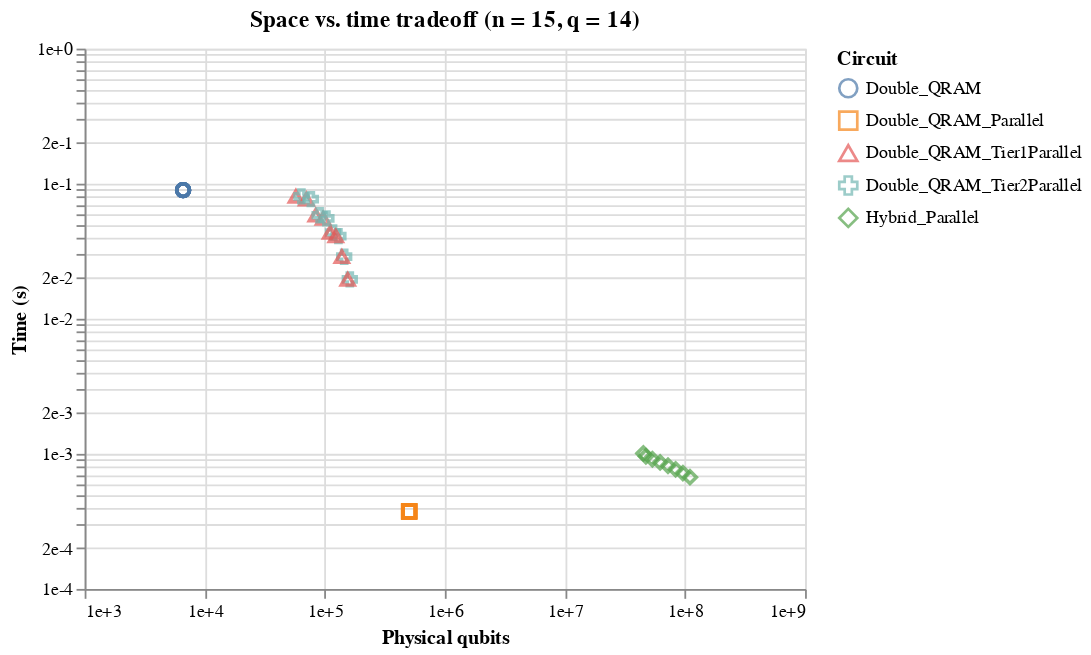

Source (notebook cell):
### Code cell
# Space vs. time tradeoff for small qRAM, double and hybrid parallel
hybrids = df[df['name'] == 'Hybrid_Parallel']
hybrids = hybrids[np.logical_and(hybrids['n'] == 15, hybrids['q'] == 14)]
doubles = df[np.logical_and([df['name'][i][0:6] == "Double" for i in range(df.shape[0])], np.logical_and(df['n'] == 15, df['q'] == 14))]
doubles = doubles[doubles['b1'] == 7]

h_lines = Chart(hybrids, title="Space vs. time tradeoff (n = 15, q = 14)").mark_point(size=50).encode(x=X('total_phys_q',
                                  scale=Scale(type='log',
                                              domain=[1e3,1e9]),
                                  axis=Axis(title="Physical qubits",
                                            format="e")),
                              y=Y('total_time',
                                  scale=Scale(type='log',domain=[1e-4,1]),
                                  axis=Axis(title="Time (s)",
                                            format="e")),
                               shape='name',                                                                                     
                              color=Color('name', legend=Legend(title="Circuit"))
                              )

d_lines = Chart(doubles, title="Space vs. time tradeoff (n = 15, q = 14)").mark_point(size=50).encode(x=X('total_phys_q',
                                  scale=Scale(type='log',
                                              domain=[1e3,1e9]),
                                  axis=Axis(title="Physical qubits",
                                            format="e",tickCount=6)),
                              y=Y('total_time',
                                  scale=Scale(type='log',domain=[1e-4,1]),
                                  axis=Axis(title="Time (s)",
                                            format="e")),
                               shape='name',                                                                                     
                              color=Color('name', legend=Legend(title="Circuit"))
                              )
h_lines + d_lines

### Figure 1 — Vega-Lite specification as saved in the notebook (floating-point values rounded to 4 significant figures)
{"$schema": "https://vega.github.io/schema/vega-lite/v2.6.0.json", "config": {"view": {"height": 300, "width": 400}}, "datasets": {"data-a60fba9434c07b289fb0120716eca583": [{"b1": 0, "b2": 0, "clifford_distance": 6, "clifford_phys_q": 44440753, "clifford_time": 6.652e-06, "clifford_total_avg_cycles": 33.26, "cliffords": 5163170, "cnot_count": 4474722, "depth": 416, "distill_cycles_per_state": 60, "distill_distances": "[6]", "distill_factories": 36295, "distill_logical_q": 580720, "distill_logical_q_per_factory": 16, "distill_phys_q": 65621360, "distill_reqd": true, "distill_sim_states": 1, "distill_time": 0.000672, "distill_total_cycles": 3360, "eps": 1, "h_count": 688448, "k": 4, "mode": "defect", "n": 15, "n_qubits": 393281, "name": "Hybrid_Parallel", "p_g": 1e-05, "p_in": 0.0001, "q": 14, "safety_factor": 0, "t_count": 2032512, "t_depth": 56, "t_sc": 2e-07, "total_cost": 31.62, "total_phys_q": 110062113, "total_time": 0.000672}, {"b1": 0, "b2": 0, "clifford_distance": 6, "clifford_phys_q": 40748817, "clifford_time": 6.57e-06, "clifford_total_avg_cycles": 32.85, "cliffords": 4675746, "cnot_count": 4052258, "depth": 446, "distill_cycles_per_state": 60, "distill_distances": "[6]", "distill_factories": 30627, "distill_logical_q": 490032, "distill_logical_q_per_factory": 16, "distill_phys_q": 55373616, "distill_reqd": true, "distill_sim_states": 1, "distill_time": 0.00072, "distill_total_cycles": 3600, "eps": 1, "h_count": 623488, "k": 5, "mode": "defect", "n": 15, "n_qubits": 360609, "name": "Hybrid_Parallel", "p_g": 1e-05, "p_in": 0.0001, "q": 14, "safety_factor": 0, "t_count": 1837568, "t_depth": 60, "t_sc": 2e-07, "total_cost": 31.53, "total_phys_q": 96122433, "total_time": 0.00072}, {"b1": 0, "b2": 0, "clifford_distance": 6, "clifford_phys_q": 37071345, "clifford_time": 6.478e-06, "clifford_total_avg_cycles": 32.39, "cliffords": 4194274, "cnot_count": 3634914, "depth": 476, "distill_cycles_per_state": 60, "distill_distances": "[6]", "distill_factories": 25704, "distill_logical_q": 411264, "distill_logical_q_per_factory": 16, "distill_phys_q": 46472832, "distill_reqd": true, "distill_sim_states": 1, "distill_time": 0.000768, "distill_total_cycles": 3840, "eps": 1, "h_count": 559360, "k": 6, "mode": "defect", "n": 15, "n_qubits": 328065, "name": "Hybrid_Parallel", "p_g": 1e-05, "p_in": 0.0001, "q": 14, "safety_factor": 0, "t_count": 1645056, "t_depth": 64, "t_sc": 2e-07, "total_cost": 31.41, "total_phys_q": 83544177, "total_time": 0.000768}, {"b1": 0, "b2": 0, "clifford_distance": 6, "clifford_phys_q": 33426417, "clifford_time": 6.384e-06, "clifford_total_avg_cycles": 31.92, "cliffords": 3726562, "cnot_count": 3229410, "depth": 506, "distill_cycles_per_state": 60, "distill_distances": "[6]", "distill_factories": 21444, "distill_logical_q": 343104, "distill_logical_q_per_factory": 16, "distill_phys_q": 38770752, "distill_reqd": true, "distill_sim_states": 1, "distill_time": 0.000816, "distill_total_cycles": 4080, "eps": 1, "h_count": 497152, "k": 7, "mode": "defect", "n": 15, "n_qubits": 295809, "name": "Hybrid_Parallel", "p_g": 1e-05, "p_in": 0.0001, "q": 14, "safety_factor": 0, "t_count": 1458176, "t_depth": 68, "t_sc": 2e-07, "total_cost": 31.29, "total_phys_q": 72197169, "total_time": 0.000816}, {"b1": 0, "b2": 0, "clifford_distance": 6, "clifford_phys_q": 29853809, "clifford_time": 6.312e-06, "clifford_total_avg_cycles": 31.56, "cliffords": 3290082, "cnot_count": 2850786, "depth": 536, "distill_cycles_per_state": 60, "distill_distances": "[6]", "distill_factories": 17835, "distill_logical_q": 285360, "distill_logical_q_per_factory": 16, "distill_phys_q": 32245680, "distill_reqd": true, "distill_sim_states": 1, "distill_time": 0.000864, "distill_total_cycles": 4320, "eps": 1, "h_count": 439296, "k": 8, "mode": "defect", "n": 15, "n_qubits": 264193, "name": "Hybrid_Parallel", "p_g": 1e-05, "p_in": 0.0001, "q": 14, "safety_factor": 0, "t_count": 1284096, "t_depth": 72, "t_sc": 2e-07, "total_cost": 31.16, "total_phys_q": 62099489, "total_time": 0.000864}, {"b1": 0, "b2": 0, "clifford_distance": 6, "clifford_phys_q": 26440305, "clifford_time": 6.335e-06, "clifford_total_avg_cycles": 31.68, "cliffords": 2923490, "cnot_count": 2532322, "depth": 566, "distill_cycles_per_state": 60, "distill_distances": "[6]", "distill_factories": 14983, "distill_logical_q": 239728, "distill_logical_q_per_factory": 16, "distill_phys_q": 27089264, "distill_reqd": true, "distill_sim_states": 1, "distill_time": 0.000912, "distill_total_cycles": 4560, "eps": 1, "h_count": 391168, "k": 9, "mode": "defect", "n": 15, "n_qubits": 233985, "name": "Hybrid_Parallel", "p_g": 1e-05, "p_in": 0.0001, "q": 14, "safety_factor": 0, "t_count": 1138688, "t_depth": 76, "t_sc": 2e-07, "total_cost": 31.02, "total_phys_q": 53529569, "total_time": 0.000912}, {"b1": 0, "b2": 0, "clifford_distance": 6, "clifford_phys_q": 23373937, "clifford_time": 6.653e-06, "clifford_total_avg_cycles": 33.27, "cliffords": 2711522, "cnot_count": 2346978, "depth": 596, "distill_cycles_per_state": 60, "distill_distances": "[6]", "distill_factories": 13210, "distill_logical_q": 211360, "distill_logical_q_per_factory": 16, "distill_phys_q": 23883680, "distill_reqd": true, "distill_sim_states": 1, "distill_time": 0.00096, "distill_total_cycles": 4800, "eps": 1, "h_count": 364544, "k": 10, "mode": "defect", "n": 15, "n_qubits": 206849, "name": "Hybrid_Parallel", "p_g": 1e-05, "p_in": 0.0001, "q": 14, "safety_factor": 0, "t_count": 1056768, "t_depth": 80, "t_sc": 2e-07, "total_cost": 30.91, "total_phys_q": 47257617, "total_time": 0.00096}, {"b1": 0, "b2": 0, "clifford_distance": 6, "clifford_phys_q": 21059697, "clifford_time": 7.745e-06, "clifford_total_avg_cycles": 38.72, "cliffords": 2838498, "cnot_count": 2453474, "depth": 626, "distill_cycles_per_state": 60, "distill_distances": "[6]", "distill_factories": 13264, "distill_logical_q": 212224, "distill_logical_q_per_factory": 16, "distill_phys_q": 23981312, "distill_reqd": true, "distill_sim_states": 1, "distill_time": 0.001008, "distill_total_cycles": 5040, "eps": 1, "h_count": 385024, "k": 11, "mode": "defect", "n": 15, "n_qubits": 186369, "name": "Hybrid_Parallel", "p_g": 1e-05, "p_in": 0.0001, "q": 14, "safety_factor": 0, "t_count": 1114112, "t_depth": 84, "t_sc": 2e-07, "total_cost": 30.91, "total_phys_q": 45041009, "total_time": 0.001008}], "data-c1d82b3bd4fda4be234095db34498d65": [{"b1": 7, "b2": 7, "clifford_distance": 4, "clifford_phys_q": 1550, "clifford_time": 0.001242, "clifford_total_avg_cycles": 6211.0, "cliffords": 83977, "cnot_count": 71687, "depth": 63498, "distill_cycles_per_state": 50, "distill_distances": "[5]", "distill_factories": 4, "distill_logical_q": 64, "distill_logical_q_per_factory": 16, "distill_phys_q": 5056, "distill_reqd": true, "distill_sim_states": 1, "distill_time": 0.08962, "distill_total_cycles": 563350, "eps": 1, "h_count": 12290, "k": 4, "mode": "defect", "n": 15, "n_qubits": 31, "name": "Double_QRAM", "p_g": 1e-05, "p_in": 0.0001, "q": 14, "safety_factor": 0, "t_count": 35847, "t_depth": 11267, "t_sc": 2e-07, "total_cost": 25.69, "total_phys_q": 6606, "total_time": 0.08962}, {"b1": 7, "b2": 7, "clifford_distance": 4, "clifford_phys_q": 52400, "clifford_time": 3.352e-05, "clifford_total_avg_cycles": 167.6, "cliffords": 76801, "cnot_count": 65791, "depth": 63498, "distill_cycles_per_state": 50, "distill_distances": "[5]", "distill_factories": 4, "distill_logical_q": 64, "distill_logical_q_per_factory": 16, "distill_phys_q": 5056, "distill_reqd": true, "distill_sim_states": 1, "distill_time": 0.08066, "distill_total_cycles": 461350, "eps": 1, "h_count": 11010, "k": 4, "mode": "defect", "n": 15, "n_qubits": 1048, "name": "Double_QRAM_Tier1Parallel", "p_g": 1e-05, "p_in": 0.0001, "q": 14, "safety_factor": 0, "t_count": 32263, "t_depth": 9227, "t_sc": 2e-07, "total_cost": 28.93, "total_phys_q": 57456, "total_time": 0.08066}, {"b1": 7, "b2": 7, "clifford_distance": 4, "clifford_phys_q": 147700, "clifford_time": 8.249e-06, "clifford_total_avg_cycles": 41.24, "cliffords": 53491, "cnot_count": 46065, "depth": 13322, "distill_cycles_per_state": 50, "distill_distances": "[5]", "distill_factories": 11, "distill_logical_q": 176, "distill_logical_q_per_factory": 16, "distill_phys_q": 13904, "distill_reqd": true, "distill_sim_states": 1, "distill_time": 0.01956, "distill_total_cycles": 104350, "eps": 1, "h_count": 7426, "k": 4, "mode": "defect", "n": 15, "n_qubits": 2954, "name": "Double_QRAM_Tier2Parallel", "p_g": 1e-05, "p_in": 0.0001, "q": 14, "safety_factor": 0, "t_count": 21511, "t_depth": 2087, "t_sc": 2e-07, "total_cost": 28.28, "total_phys_q": 161604, "total_time": 0.01956}, {"b1": 7, "b2": 7, "clifford_distance": 4, "clifford_phys_q": 198550, "clifford_time": 5.284e-06, "clifford_total_avg_cycles": 26.42, "cliffords": 46315, "cnot_count": 40169, "depth": 281, "distill_cycles_per_state": 40, "distill_distances": "[4]", "distill_factories": 382, "distill_logical_q": 6112, "distill_logical_q_per_factory": 16, "distill_phys_q": 305600, "distill_reqd": true, "distill_sim_states": 1, "distill_time": 0.0003754, "distill_total_cycles": 1880, "eps": 1, "h_count": 6146, "k": 4, "mode": "defect", "n": 15, "n_qubits": 3971, "name": "Double_QRAM_Parallel", "p_g": 1e-05, "p_in": 0.0001, "q": 14, "safety_factor": 0, "t_count": 17927, "t_depth": 47, "t_sc": 2e-07, "total_cost": 24.2, "total_phys_q": 504150, "total_time": 0.0003754}, {"b1": 7, "b2": 7, "clifford_distance": 4, "clifford_phys_q": 1550, "clifford_time": 0.001242, "clifford_total_avg_cycles": 6211.0, "cliffords": 83977, "cnot_count": 71687, "depth": 56330, "distill_cycles_per_state": 50, "distill_distances": "[5]", "distill_factories": 4, "distill_logical_q": 64, "distill_logical_q_per_factory": 16, "distill_phys_q": 5056, "distill_reqd": true, "distill_sim_states": 1, "distill_time": 0.08962, "distill_total_cycles": 563350, "eps": 1, "h_count": 12290, "k": 5, "mode": "defect", "n": 15, "n_qubits": 31, "name": "Double_QRAM", "p_g": 1e-05, "p_in": 0.0001, "q": 14, "safety_factor": 0, "t_count": 35847, "t_depth": 11267, "t_sc": 2e-07, "total_cost": 25.69, "total_phys_q": 6606, "total_time": 0.08962}, {"b1": 7, "b2": 7, "clifford_distance": 4, "clifford_phys_q": 65100, "clifford_time": 2.58e-05, "clifford_total_avg_cycles": 129.0, "cliffords": 73471, "cnot_count": 62973, "depth": 56330, "distill_cycles_per_state": 50, "distill_distances": "[5]", "distill_factories": 4, "distill_logical_q": 64, "distill_logical_q_per_factory": 16, "distill_phys_q": 5056, "distill_reqd": true, "distill_sim_states": 1, "distill_time": 0.07682, "distill_total_cycles": 410350, "eps": 1, "h_count": 10498, "k": 5, "mode": "defect", "n": 15, "n_qubits": 1302, "name": "Double_QRAM_Tier1Parallel", "p_g": 1e-05, "p_in": 0.0001, "q": 14, "safety_factor": 0, "t_count": 30727, "t_depth": 8207, "t_sc": 2e-07, "total_cost": 29.06, "total_phys_q": 70156, "total_time": 0.07682}, {"b1": 7, "b2": 7, "clifford_distance": 4, "clifford_phys_q": 135000, "clifford_time": 9.594e-06, "clifford_total_avg_cycles": 47.97, "cliffords": 56821, "cnot_count": 48883, "depth": 20490, "distill_cycles_per_state": 50, "distill_distances": "[5]", "distill_factories": 8, "distill_logical_q": 128, "distill_logical_q_per_factory": 16, "distill_phys_q": 10112, "distill_reqd": true, "distill_sim_states": 1, "distill_time": 0.02881, "distill_total_cycles": 155350, "eps": 1, "h_count": 7938, "k": 5, "mode": "defect", "n": 15, "n_qubits": 2700, "name": "Double_QRAM_Tier2Parallel", "p_g": 1e-05, "p_in": 0.0001, "q": 14, "safety_factor": 0, "t_count": 23047, "t_depth": 3107, "t_sc": 2e-07, "total_cost": 28.71, "total_phys_q": 145112, "total_time": 0.02881}, {"b1": 7, "b2": 7, "clifford_distance": 4, "clifford_phys_q": 198550, "clifford_time": 5.284e-06, "clifford_total_avg_cycles": 26.42, "cliffords": 46315, "cnot_count": 40169, "depth": 253, "distill_cycles_per_state": 40, "distill_distances": "[4]", "distill_factories": 382, "distill_logical_q": 6112, "distill_logical_q_per_factory": 16, "distill_phys_q": 305600, "distill_reqd": true, "distill_sim_states": 1, "distill_time": 0.0003754, "distill_total_cycles": 1880, "eps": 1, "h_count": 6146, "k": 5, "mode": "defect", "n": 15, "n_qubits": 3971, "name": "Double_QRAM_Parallel", "p_g": 1e-05, "p_in": 0.0001, "q": 14, "safety_factor": 0, "t_count": 17927, "t_depth": 47, "t_sc": 2e-07, "total_cost": 24.2, "total_phys_q": 504150, "total_time": 0.0003754}, {"b1": 7, "b2": 7, "clifford_distance": 4, "clifford_phys_q": 1550, "clifford_time": 0.001242, "clifford_total_avg_cycles": 6211.0, "cliffords": 83977, "cnot_count": 71687, "depth": 49162, "distill_cycles_per_state": 50, "distill_distances": "[5]", "distill_factories": 4, "distill_logical_q": 64, "distill_logical_q_per_factory": 16, "distill_phys_q": 5056, "distill_reqd": true, "distill_sim_states": 1, "distill_time": 0.08962, "distill_total_cycles": 563350, "eps": 1, "h_count": 12290, "k": 6, "mode": "defect", "n": 15, "n_qubits": 31, "name": "Double_QRAM", "p_g": 1e-05, "p_in": 0.0001, "q": 14, "safety_factor": 0, "t_count": 35847, "t_depth": 11267, "t_sc": 2e-07, "total_cost": 25.69, "total_phys_q": 6606, "total_time": 0.08962}, {"b1": 7, "b2": 7, "clifford_distance": 4, "clifford_phys_q": 77800, "clifford_time": 2.06e-05, "clifford_total_avg_cycles": 103.0, "cliffords": 70141, "cnot_count": 60155, "depth": 49162, "distill_cycles_per_state": 50, "distill_distances": "[5]", "distill_factories": 5, "distill_logical_q": 80, "distill_logical_q_per_factory": 16, "distill_phys_q": 6320, "distill_reqd": true, "distill_sim_states": 1, "distill_time": 0.05838, "distill_total_cycles": 359350, "eps": 1, "h_count": 9986, "k": 6, "mode": "defect", "n": 15, "n_qubits": 1556, "name": "Double_QRAM_Tier1Parallel", "p_g": 1e-05, "p_in": 0.0001, "q": 14, "safety_factor": 0, "t_count": 29191, "t_depth": 7187, "t_sc": 2e-07, "total_cost": 29.13, "total_phys_q": 84120, "total_time": 0.05838}, {"b1": 7, "b2": 7, "clifford_distance": 4, "clifford_phys_q": 122300, "clifford_time": 1.122e-05, "clifford_total_avg_cycles": 56.09, "cliffords": 60151, "cnot_count": 51701, "depth": 27658, "distill_cycles_per_state": 50, "distill_distances": "[5]", "distill_factories": 6, "distill_logical_q": 96, "distill_logical_q_per_factory": 16, "distill_phys_q": 7584, "distill_reqd": true, "distill_sim_states": 1, "distill_time": 0.04097, "distill_total_cycles": 206350, "eps": 1, "h_count": 8450, "k": 6, "mode": "defect", "n": 15, "n_qubits": 2446, "name": "Double_QRAM_Tier2Parallel", "p_g": 1e-05, "p_in": 0.0001, "q": 14, "safety_factor": 0, "t_count": 24583, "t_depth": 4127, "t_sc": 2e-07, "total_cost": 28.97, "total_phys_q": 129884, "total_time": 0.04097}, {"b1": 7, "b2": 7, "clifford_distance": 4, "clifford_phys_q": 198550, "clifford_time": 5.284e-06, "clifford_total_avg_cycles": 26.42, "cliffords": 46315, "cnot_count": 40169, "depth": 225, "distill_cycles_per_state": 40, "distill_distances": "[4]", "distill_factories": 382, "distill_logical_q": 6112, "distill_logical_q_per_factory": 16, "distill_phys_q": 305600, "distill_reqd": true, "distill_sim_states": 1, "distill_time": 0.0003754, "distill_total_cycles": 1880, "eps": 1, "h_count": 6146, "k": 6, "mode": "defect", "n": 15, "n_qubits": 3971, "name": "Double_QRAM_Parallel", "p_g": 1e-05, "p_in": 0.0001, "q": 14, "safety_factor": 0, "t_count": 17927, "t_depth": 47, "t_sc": 2e-07, "total_cost": 24.2, "total_phys_q": 504150, "total_time": 0.0003754}, {"b1": 7, "b2": 7, "clifford_distance": 4, "clifford_phys_q": 1550, "clifford_time": 0.001242, "clifford_total_avg_cycles": 6211.0, "cliffords": 83977, "cnot_count": 71687, "depth": 41994, "distill_cycles_per_state": 50, "distill_distances": "[5]", "distill_factories": 4, "distill_logical_q": 64, "distill_logical_q_per_factory": 16, "distill_phys_q": 5056, "distill_reqd": true, "distill_sim_states": 1, "distill_time": 0.08962, "distill_total_cycles": 563350, "eps": 1, "h_count": 12290, "k": 7, "mode": "defect", "n": 15, "n_qubits": 31, "name": "Double_QRAM", "p_g": 1e-05, "p_in": 0.0001, "q": 14, "safety_factor": 0, "t_count": 35847, "t_depth": 11267, "t_sc": 2e-07, "total_cost": 25.69, "total_phys_q": 6606, "total_time": 0.08962}, {"b1": 7, "b2": 7, "clifford_distance": 4, "clifford_phys_q": 90500, "clifford_time": 1.686e-05, "clifford_total_avg_cycles": 84.29, "cliffords": 66811, "cnot_count": 57337, "depth": 41994, "distill_cycles_per_state": 50, "distill_distances": "[5]", "distill_factories": 5, "distill_logical_q": 80, "distill_logical_q_per_factory": 16, "distill_phys_q": 6320, "distill_reqd": true, "distill_sim_states": 1, "distill_time": 0.05531, "distill_total_cycles": 308350, "eps": 1, "h_count": 9474, "k": 7, "mode": "defect", "n": 15, "n_qubits": 1810, "name": "Double_QRAM_Tier1Parallel", "p_g": 1e-05, "p_in": 0.0001, "q": 14, "safety_factor": 0, "t_count": 27655, "t_depth": 6167, "t_sc": 2e-07, "total_cost": 29.12, "total_phys_q": 96820, "total_time": 0.05531}, {"b1": 7, "b2": 7, "clifford_distance": 4, "clifford_phys_q": 109600, "clifford_time": 1.322e-05, "clifford_total_avg_cycles": 66.1, "cliffords": 63481, "cnot_count": 54519, "depth": 34826, "distill_cycles_per_state": 50, "distill_distances": "[5]", "distill_factories": 6, "distill_logical_q": 96, "distill_logical_q_per_factory": 16, "distill_phys_q": 7584, "distill_reqd": true, "distill_sim_states": 1, "distill_time": 0.04353, "distill_total_cycles": 257350, "eps": 1, "h_count": 8962, "k": 7, "mode": "defect", "n": 15, "n_qubits": 2192, "name": "Double_QRAM_Tier2Parallel", "p_g": 1e-05, "p_in": 0.0001, "q": 14, "safety_factor": 0, "t_count": 26119, "t_depth": 5147, "t_sc": 2e-07, "total_cost": 29.13, "total_phys_q": 117184, "total_time": 0.04353}, {"b1": 7, "b2": 7, "clifford_distance": 4, "clifford_phys_q": 198550, "clifford_time": 5.284e-06, "clifford_total_avg_cycles": 26.42, "cliffords": 46315, "cnot_count": 40169, "depth": 197, "distill_cycles_per_state": 40, "distill_distances": "[4]", "distill_factories": 382, "distill_logical_q": 6112, "distill_logical_q_per_factory": 16, "distill_phys_q": 305600, "distill_reqd": true, "distill_sim_states": 1, "distill_time": 0.0003754, "distill_total_cycles": 1880, "eps": 1, "h_count": 6146, "k": 7, "mode": "defect", "n": 15, "n_qubits": 3971, "name": "Double_QRAM_Parallel", "p_g": 1e-05, "p_in": 0.0001, "q": 14, "safety_factor": 0, "t_count": 17927, "t_depth": 47, "t_sc": 2e-07, "total_cost": 24.2, "total_phys_q": 504150, "total_time": 0.0003754}, {"b1": 7, "b2": 7, "clifford_distance": 4, "clifford_phys_q": 1550, "clifford_time": 0.001242, "clifford_total_avg_cycles": 6211.0, "cliffords": 83977, "cnot_count": 71687, "depth": 41994, "distill_cycles_per_state": 50, "distill_distances": "[5]", "distill_factories": 4, "distill_logical_q": 64, "distill_logical_q_per_factory": 16, "distill_phys_q": 5056, "distill_reqd": true, "distill_sim_states": 1, "distill_time": 0.08962, "distill_total_cycles": 563350, "eps": 1, "h_count": 12290, "k": 8, "mode": "defect", "n": 15, "n_qubits": 31, "name": "Double_QRAM", "p_g": 1e-05, "p_in": 0.0001, "q": 14, "safety_factor": 0, "t_count": 35847, "t_depth": 11267, "t_sc": 2e-07, "total_cost": 25.69, "total_phys_q": 6606, "total_time": 0.08962}, {"b1": 7, "b2": 7, "clifford_distance": 4, "clifford_phys_q": 103200, "clifford_time": 1.404e-05, "clifford_total_avg_cycles": 70.2, "cliffords": 63481, "cnot_count": 54519, "depth": 34826, "distill_cycles_per_state": 50, "distill_distances": "[5]", "distill_factories": 6, "distill_logical_q": 96, "distill_logical_q_per_factory": 16, "distill_phys_q": 7584, "distill_reqd": true, "distill_sim_states": 1, "distill_time": 0.04353, "distill_total_cycles": 257350, "eps": 1, "h_count": 8962, "k": 8, "mode": "defect", "n": 15, "n_qubits": 2064, "name": "Double_QRAM_Tier1Parallel", "p_g": 1e-05, "p_in": 0.0001, "q": 14, "safety_factor": 0, "t_count": 26119, "t_depth": 5147, "t_sc": 2e-07, "total_cost": 29.05, "total_phys_q": 110784, "total_time": 0.04353}, {"b1": 7, "b2": 7, "clifford_distance": 4, "clifford_phys_q": 96900, "clifford_time": 1.575e-05, "clifford_total_avg_cycles": 78.73, "cliffords": 66811, "cnot_count": 57337, "depth": 41994, "distill_cycles_per_state": 50, "distill_distances": "[5]", "distill_factories": 5, "distill_logical_q": 80, "distill_logical_q_per_factory": 16, "distill_phys_q": 6320, "distill_reqd": true, "distill_sim_states": 1, "distill_time": 0.05531, "distill_total_cycles": 308350, "eps": 1, "h_count": 9474, "k": 8, "mode": "defect", "n": 15, "n_qubits": 1938, "name": "Double_QRAM_Tier2Parallel", "p_g": 1e-05, "p_in": 0.0001, "q": 14, "safety_factor": 0, "t_count": 27655, "t_depth": 6167, "t_sc": 2e-07, "total_cost": 29.21, "total_phys_q": 103220, "total_time": 0.05531}, {"b1": 7, "b2": 7, "clifford_distance": 4, "clifford_phys_q": 198550, "clifford_time": 5.284e-06, "clifford_total_avg_cycles": 26.42, "cliffords": 46315, "cnot_count": 40169, "depth": 197, "distill_cycles_per_state": 40, "distill_distances": "[4]", "distill_factories": 382, "distill_logical_q": 6112, "distill_logical_q_per_factory": 16, "distill_phys_q": 305600, "distill_reqd": true, "distill_sim_states": 1, "distill_time": 0.0003754, "distill_total_cycles": 1880, "eps": 1, "h_count": 6146, "k": 8, "mode": "defect", "n": 15, "n_qubits": 3971, "name": "Double_QRAM_Parallel", "p_g": 1e-05, "p_in": 0.0001, "q": 14, "safety_factor": 0, "t_count": 17927, "t_depth": 47, "t_sc": 2e-07, "total_cost": 24.2, "total_phys_q": 504150, "total_time": 0.0003754}, {"b1": 7, "b2": 7, "clifford_distance": 4, "clifford_phys_q": 1550, "clifford_time": 0.001242, "clifford_total_avg_cycles": 6211.0, "cliffords": 83977, "cnot_count": 71687, "depth": 49162, "distill_cycles_per_state": 50, "distill_distances": "[5]", "distill_factories": 4, "distill_logical_q": 64, "distill_logical_q_per_factory": 16, "distill_phys_q": 5056, "distill_reqd": true, "distill_sim_states": 1, "distill_time": 0.08962, "distill_total_cycles": 563350, "eps": 1, "h_count": 12290, "k": 9, "mode": "defect", "n": 15, "n_qubits": 31, "name": "Double_QRAM", "p_g": 1e-05, "p_in": 0.0001, "q": 14, "safety_factor": 0, "t_count": 35847, "t_depth": 11267, "t_sc": 2e-07, "total_cost": 25.69, "total_phys_q": 6606, "total_time": 0.08962}, {"b1": 7, "b2": 7, "clifford_distance": 4, "clifford_phys_q": 115900, "clifford_time": 1.184e-05, "clifford_total_avg_cycles": 59.19, "cliffords": 60151, "cnot_count": 51701, "depth": 27658, "distill_cycles_per_state": 50, "distill_distances": "[5]", "distill_factories": 6, "distill_logical_q": 96, "distill_logical_q_per_factory": 16, "distill_phys_q": 7584, "distill_reqd": true, "distill_sim_states": 1, "distill_time": 0.04097, "distill_total_cycles": 206350, "eps": 1, "h_count": 8450, "k": 9, "mode": "defect", "n": 15, "n_qubits": 2318, "name": "Double_QRAM_Tier1Parallel", "p_g": 1e-05, "p_in": 0.0001, "q": 14, "safety_factor": 0, "t_count": 24583, "t_depth": 4127, "t_sc": 2e-07, "total_cost": 28.89, "total_phys_q": 123484, "total_time": 0.04097}, {"b1": 7, "b2": 7, "clifford_distance": 4, "clifford_phys_q": 84200, "clifford_time": 1.903e-05, "clifford_total_avg_cycles": 95.16, "cliffords": 70141, "cnot_count": 60155, "depth": 49162, "distill_cycles_per_state": 50, "distill_distances": "[5]", "distill_factories": 5, "distill_logical_q": 80, "distill_logical_q_per_factory": 16, "distill_phys_q": 6320, "distill_reqd": true, "distill_sim_states": 1, "distill_time": 0.05838, "distill_total_cycles": 359350, "eps": 1, "h_count": 9986, "k": 9, "mode": "defect", "n": 15, "n_qubits": 1684, "name": "Double_QRAM_Tier2Parallel", "p_g": 1e-05, "p_in": 0.0001, "q": 14, "safety_factor": 0, "t_count": 29191, "t_depth": 7187, "t_sc": 2e-07, "total_cost": 29.24, "total_phys_q": 90520, "total_time": 0.05838}, {"b1": 7, "b2": 7, "clifford_distance": 4, "clifford_phys_q": 198550, "clifford_time": 5.284e-06, "clifford_total_avg_cycles": 26.42, "cliffords": 46315, "cnot_count": 40169, "depth": 225, "distill_cycles_per_state": 40, "distill_distances": "[4]", "distill_factories": 382, "distill_logical_q": 6112, "distill_logical_q_per_factory": 16, "distill_phys_q": 305600, "distill_reqd": true, "distill_sim_states": 1, "distill_time": 0.0003754, "distill_total_cycles": 1880, "eps": 1, "h_count": 6146, "k": 9, "mode": "defect", "n": 15, "n_qubits": 3971, "name": "Double_QRAM_Parallel", "p_g": 1e-05, "p_in": 0.0001, "q": 14, "safety_factor": 0, "t_count": 17927, "t_depth": 47, "t_sc": 2e-07, "total_cost": 24.2, "total_phys_q": 504150, "total_time": 0.0003754}, {"b1": 7, "b2": 7, "clifford_distance": 4, "clifford_phys_q": 1550, "clifford_time": 0.001242, "clifford_total_avg_cycles": 6211.0, "cliffords": 83977, "cnot_count": 71687, "depth": 56330, "distill_cycles_per_state": 50, "distill_distances": "[5]", "distill_factories": 4, "distill_logical_q": 64, "distill_logical_q_per_factory": 16, "distill_phys_q": 5056, "distill_reqd": true, "distill_sim_states": 1, "distill_time": 0.08962, "distill_total_cycles": 563350, "eps": 1, "h_count": 12290, "k": 10, "mode": "defect", "n": 15, "n_qubits": 31, "name": "Double_QRAM", "p_g": 1e-05, "p_in": 0.0001, "q": 14, "safety_factor": 0, "t_count": 35847, "t_depth": 11267, "t_sc": 2e-07, "total_cost": 25.69, "total_phys_q": 6606, "total_time": 0.08962}, {"b1": 7, "b2": 7, "clifford_distance": 4, "clifford_phys_q": 128600, "clifford_time": 1.007e-05, "clifford_total_avg_cycles": 50.36, "cliffords": 56821, "cnot_count": 48883, "depth": 20490, "distill_cycles_per_state": 50, "distill_distances": "[5]", "distill_factories": 8, "distill_logical_q": 128, "distill_logical_q_per_factory": 16, "distill_phys_q": 10112, "distill_reqd": true, "distill_sim_states": 1, "distill_time": 0.02881, "distill_total_cycles": 155350, "eps": 1, "h_count": 7938, "k": 10, "mode": "defect", "n": 15, "n_qubits": 2572, "name": "Double_QRAM_Tier1Parallel", "p_g": 1e-05, "p_in": 0.0001, "q": 14, "safety_factor": 0, "t_count": 23047, "t_depth": 3107, "t_sc": 2e-07, "total_cost": 28.64, "total_phys_q": 138712, "total_time": 0.02881}, {"b1": 7, "b2": 7, "clifford_distance": 4, "clifford_phys_q": 71500, "clifford_time": 2.349e-05, "clifford_total_avg_cycles": 117.4, "cliffords": 73471, "cnot_count": 62973, "depth": 56330, "distill_cycles_per_state": 50, "distill_distances": "[5]", "distill_factories": 4, "distill_logical_q": 64, "distill_logical_q_per_factory": 16, "distill_phys_q": 5056, "distill_reqd": true, "distill_sim_states": 1, "distill_time": 0.07682, "distill_total_cycles": 410350, "eps": 1, "h_count": 10498, "k": 10, "mode": "defect", "n": 15, "n_qubits": 1430, "name": "Double_QRAM_Tier2Parallel", "p_g": 1e-05, "p_in": 0.0001, "q": 14, "safety_factor": 0, "t_count": 30727, "t_depth": 8207, "t_sc": 2e-07, "total_cost": 29.19, "total_phys_q": 76556, "total_time": 0.07682}, {"b1": 7, "b2": 7, "clifford_distance": 4, "clifford_phys_q": 198550, "clifford_time": 5.284e-06, "clifford_total_avg_cycles": 26.42, "cliffords": 46315, "cnot_count": 40169, "depth": 253, "distill_cycles_per_state": 40, "distill_distances": "[4]", "distill_factories": 382, "distill_logical_q": 6112, "distill_logical_q_per_factory": 16, "distill_phys_q": 305600, "distill_reqd": true, "distill_sim_states": 1, "distill_time": 0.0003754, "distill_total_cycles": 1880, "eps": 1, "h_count": 6146, "k": 10, "mode": "defect", "n": 15, "n_qubits": 3971, "name": "Double_QRAM_Parallel", "p_g": 1e-05, "p_in": 0.0001, "q": 14, "safety_factor": 0, "t_count": 17927, "t_depth": 47, "t_sc": 2e-07, "total_cost": 24.2, "total_phys_q": 504150, "total_time": 0.0003754}, {"b1": 7, "b2": 7, "clifford_distance": 4, "clifford_phys_q": 1550, "clifford_time": 0.001242, "clifford_total_avg_cycles": 6211.0, "cliffords": 83977, "cnot_count": 71687, "depth": 63498, "distill_cycles_per_state": 50, "distill_distances": "[5]", "distill_factories": 4, "distill_logical_q": 64, "distill_logical_q_per_factory": 16, "distill_phys_q": 5056, "distill_reqd": true, "distill_sim_states": 1, "distill_time": 0.08962, "distill_total_cycles": 563350, "eps": 1, "h_count": 12290, "k": 11, "mode": "defect", "n": 15, "n_qubits": 31, "name": "Double_QRAM", "p_g": 1e-05, "p_in": 0.0001, "q": 14, "safety_factor": 0, "t_count": 35847, "t_depth": 11267, "t_sc": 2e-07, "total_cost": 25.69, "total_phys_q": 6606, "total_time": 0.08962}, {"b1": 7, "b2": 7, "clifford_distance": 4, "clifford_phys_q": 141300, "clifford_time": 8.622e-06, "clifford_total_avg_cycles": 43.11, "cliffords": 53491, "cnot_count": 46065, "depth": 13322, "distill_cycles_per_state": 50, "distill_distances": "[5]", "distill_factories": 11, "distill_logical_q": 176, "distill_logical_q_per_factory": 16, "distill_phys_q": 13904, "distill_reqd": true, "distill_sim_states": 1, "distill_time": 0.01956, "distill_total_cycles": 104350, "eps": 1, "h_count": 7426, "k": 11, "mode": "defect", "n": 15, "n_qubits": 2826, "name": "Double_QRAM_Tier1Parallel", "p_g": 1e-05, "p_in": 0.0001, "q": 14, "safety_factor": 0, "t_count": 21511, "t_depth": 2087, "t_sc": 2e-07, "total_cost": 28.22, "total_phys_q": 155204, "total_time": 0.01956}, {"b1": 7, "b2": 7, "clifford_distance": 4, "clifford_phys_q": 58800, "clifford_time": 2.987e-05, "clifford_total_avg_cycles": 149.3, "cliffords": 76801, "cnot_count": 65791, "depth": 63498, "distill_cycles_per_state": 50, "distill_distances": "[5]", "distill_factories": 4, "distill_logical_q": 64, "distill_logical_q_per_factory": 16, "distill_phys_q": 5056, "distill_reqd": true, "distill_sim_states": 1, "distill_time": 0.08066, "distill_total_cycles": 461350, "eps": 1, "h_count": 11010, "k": 11, "mode": "defect", "n": 15, "n_qubits": 1176, "name": "Double_QRAM_Tier2Parallel", "p_g": 1e-05, "p_in": 0.0001, "q": 14, "safety_factor": 0, "t_count": 32263, "t_depth": 9227, "t_sc": 2e-07, "total_cost": 29.09, "total_phys_q": 63856, "total_time": 0.08066}, {"b1": 7, "b2": 7, "clifford_distance": 4, "clifford_phys_q": 198550, "clifford_time": 5.284e-06, "clifford_total_avg_cycles": 26.42, "cliffords": 46315, "cnot_count": 40169, "depth": 281, "distill_cycles_per_state": 40, "distill_distances": "[4]", "distill_factories": 382, "distill_logical_q": 6112, "distill_logical_q_per_factory": 16, "distill_phys_q": 305600, "distill_reqd": true, "distill_sim_states": 1, "distill_time": 0.0003754, "distill_total_cycles": 1880, "eps": 1, "h_count": 6146, "k": 11, "mode": "defect", "n": 15, "n_qubits": 3971, "name": "Double_QRAM_Parallel", "p_g": 1e-05, "p_in": 0.0001, "q": 14, "safety_factor": 0, "t_count": 17927, "t_depth": 47, "t_sc": 2e-07, "total_cost": 24.2, "total_phys_q": 504150, "total_time": 0.0003754}]}, "layer": [{"data": {"name": "data-a60fba9434c07b289fb0120716eca583"}, "encoding": {"color": {"field": "name", "legend": {"title": "Circuit"}, "type": "nominal"}, "shape": {"field": "name", "type": "nominal"}, "x": {"axis": {"format": "e", "title": "Physical qubits"}, "field": "total_phys_q", "scale": {"domain": [1000, 1000000000], "type": "log"}, "type": "quantitative"}, "y": {"axis": {"format": "e", "title": "Time (s)"}, "field": "total_time", "scale": {"domain": [0.0001, 1], "type": "log"}, "type": "quantitative"}}, "mark": {"size": 50, "type": "point"}, "title": "Space vs. time tradeoff (n = 15, q = 14)"}, {"data": {"name": "data-c1d82b3bd4fda4be234095db34498d65"}, "encoding": {"color": {"field": "name", "legend": {"title": "Circuit"}, "type": "nominal"}, "shape": {"field": "name", "type": "nominal"}, "x": {"axis": {"format": "e", "tickCount": 6, "title": "Physical qubits"}, "field": "total_phys_q", "scale": {"domain": [1000, 1000000000], "type": "log"}, "type": "quantitative"}, "y": {"axis": {"format": "e", "title": "Time (s)"}, "field": "total_time", "scale": {"domain": [0.0001, 1], "type": "log"}, "type": "quantitative"}}, "mark": {"size": 50, "type": "point"}, "title": "Space vs. time tradeoff (n = 15, q = 14)"}]}
